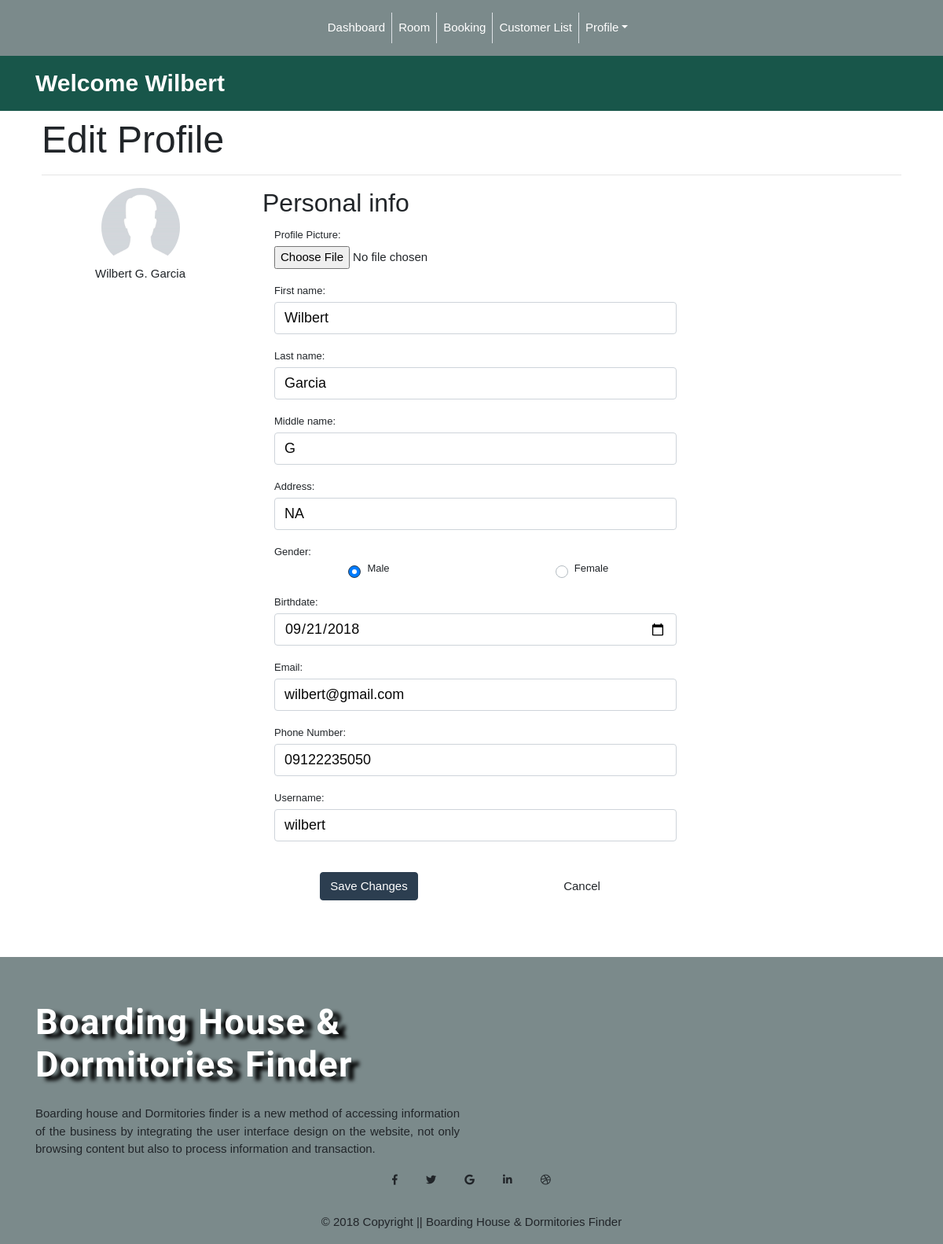
The page /customer/edit_profile.php?success=register (signed in) on the database its author committed.
### tables this page shows
CREATE TABLE IF NOT EXISTS `users` (
  `id` int(11) NOT NULL,
  `role_id` int(11) NOT NULL,
  `status_id` int(11) NOT NULL,
  `user_fname` varchar(255) NOT NULL,
  `user_lname` varchar(255) DEFAULT NULL,
  `user_mname` varchar(10) NOT NULL,
  `user_address` varchar(255) NOT NULL,
  `user_gender` enum('m','f') NOT NULL,
  `user_birthdate` varchar(255) NOT NULL,
  `user_picture` varchar(255) NOT NULL,
  `user_email` varchar(255) NOT NULL,
  `user_phone_number` varchar(15) NOT NULL,
  `username` varchar(255) NOT NULL,
  `password` varchar(255) NOT NULL,
  `create_date` varchar(100) NOT NULL,
  `update_date` varchar(100) NOT NULL
);

### customer/edit_profile.php (the view, shortened to what this page needs)
<?php
	function display_content(){
		$full_url = "http://$_SERVER[HTTP_HOST]$_SERVER[REQUEST_URI]";
		if (isset($_GET['edit']) || strpos($full_url, "success=register") == true) {
		require '../condb.php';
		$id = $_SESSION['user_id'];
		$sql = "SELECT * FROM users WHERE id = $id";
		$results = mysqli_query($conn, $sql);
		$row = mysqli_fetch_assoc($results);
		extract($row);
		?>
		<div class="container mb-5">
			<div class="edit-profile p-2">
				<h1>Edit Profile</h1>
					<hr>
				<div class="row">
			      <div class="col-sm-3">
			        <div class="text-center">
			          <img src="<?php echo $user_picture; ?>" class="avatar img-circle" alt="avatar">
			          <h6><?php echo $user_fname,str_repeat('&nbsp;', 1),substr($user_mname, 0, 1).".".str_repeat('&nbsp;', 1),ucfirst($user_lname); ?></h6>
			        </div>
			      </div>
			      <div class="col-sm-9 personal-info">
			        <h3>Personal info</h3>
			        <form class="form-horizontal" role="form" method="POST"  action="edit_profile_endpoint.php?id=<?php echo $id?>" enctype='multipart/form-data'>
			        	<div class="form-group">
			        		<div class="form-group col-sm-8">
			        		     <label for="uProfile">Profile Picture:</label>
			        		     <input type="file" name="user_picture" class="form-control-file" aria-describedby="fileHelp" placeholder="Profile Picture">
			        		 </div>
			        	</div>
			          <div class="form-group">
			            <label class="col-sm-3 control-label">First name:</label>
			            <div class="col-sm-8">
			              <input class="form-control" type="text" name="fname" value="<?php echo $user_fname; ?>" oninput="this.value=this.value.replace(/[^A-Za-z\s]/g,'');">
			            </div>
			          </div>
			          <div class="form-group">
			            <label class="col-sm-3 control-label">Last name:</label>
			            <div class="col-sm-8">
			              <input class="form-control" type="text" name="lname" value="<?php echo $user_lname; ?>" oninput="this.value=this.value.replace(/[^A-Za-z\s]/g,'');">
			            </div>
			          </div>
			          <div class="form-group">
			            <label class="col-sm-3 control-label">Middle name:</label>
			            <div class="col-sm-8">
			              <input class="form-control" type="text" name="mname" value="<?php echo $user_mname; ?>" oninput="this.value=this.value.replace(/[^A-Za-z\s]/g,'');">
			            </div>
			          </div>
			          <div class="form-group">
			            <label class="col-sm-3 control-label">Address:</label>
			            <div class="col-sm-8">
			              <input class="form-control" type="text" name="address" value="<?php echo $user_address; ?>" oninput="this.value=this.value.replace(/[^A-Za-z\s]/g,'');">
			            </div>
			          </div>
			          <div class="form-group">
			            <label class="col-sm-3 control-label">Gender:</label>
			            <div class="col-sm-8">
			            	<div class="row">
			            			<?php
			            				if ($user_gender == 'm') {
			            					?>
			            					<div class="col-sm-6 text-center">
			            						<div class="custom-control custom-radio">
			            						  <label class="custom-control-label" for="male">Male</label>
			            						</div>
			            					</div>
			            					<div class="col-sm-6 text-center">
			            						<div class="custom-control custom-radio">
			            						  <label class="custom-control-label" for="female">Female</label>
			            						</div>
			            					</div>
			            					<?php
			            				}
			            			?>
			            	</div>
			            </div>
			          </div>
			          <div class="form-group">
			            <label class="col-sm-3 control-label">Birthdate:</label>
			            <div class="col-sm-8">
			              <input class="form-control" type="date" name="bday" max="3000-12-31"
        min="1000-01-01" required value="<?php echo $user_birthdate?>">
			            </div>
			          </div>
			          <div class="form-group">
			            <label class="col-sm-3 control-label">Email:</label>
			            <div class="col-sm-8">
			              <input class="form-control" type="text" name="email" value="<?php echo $user_email; ?>">
			            </div>
			          </div>
			          <div class="form-group">
			            <label class="col-sm-3 control-label">Phone Number:</label>
			            <div class="col-sm-8">
			              <input type="tel" class="form-control phone_numer" name="phone_numer" placeholder="Phone Name" required autofocus ondrop="return false;" onpaste="return false;" onkeypress="return event.charCode>=48 && event.charCode<=57" pattern='{4}[\-]\d{3}[\-]\d{4}' title='Phone Number (Format: 0999-123-4321)' value="<?php echo $user_phone_number; ?>">
			            </div>
			          </div>
			          <div class="form-group">
			            <label class="col-sm-3 control-label">Username:</label>
			            <div class="col-sm-8">
			              <input class="form-control" type="text" name="username" value="<?php echo $username; ?>">
			            </div>
			          </div>
			          <div class="form-group">
			            <label class="col-sm-3 control-label"></label>
			            <div class="col-sm-8">
			            	<div class="row">
			            		<div class="col-sm-6 text-center">
			              			<input type="submit" class="btn btn-primary" name="save" value="Save Changes">
			            		</div>
			            		<div class="col-sm-6 text-center">
			        			</form>
			        				<a href="view_profile.php" class="btn btn-default">Cancel</a>
			            		</div>
			            	</div>
			            </div>
			          </div>
		<?php
	}
		}
	require "../template.php";
?>

### assets/css/style.css (style rules this page uses)
* { margin: 0; padding: 0; box-sizing: border-box; }
html,body { font-family: 'Moserrat', sans-serif; }
.form-group { margin-top: 10px; }
label { font-size: 13px; line-height: 1em; font-weight: normal; }
.form-control { font-size: 1.2em; color: #080808; }
.img-circle { height: 100px; width: 100px; border-radius: 50%; }

### rows shown on the page
users: user_picture (placeholder picture), user_fname "Wilbert", user_mname "G", user_lname "Garcia", fname "Wilbert", lname "Garcia", mname "G", address "NA", bday "09/21/2018", email "wilbert@gmail.com", phone_numer "09122235050", username "wilbert"

### other values the page prints
$_SESSION['fname'] "Wilbert"
